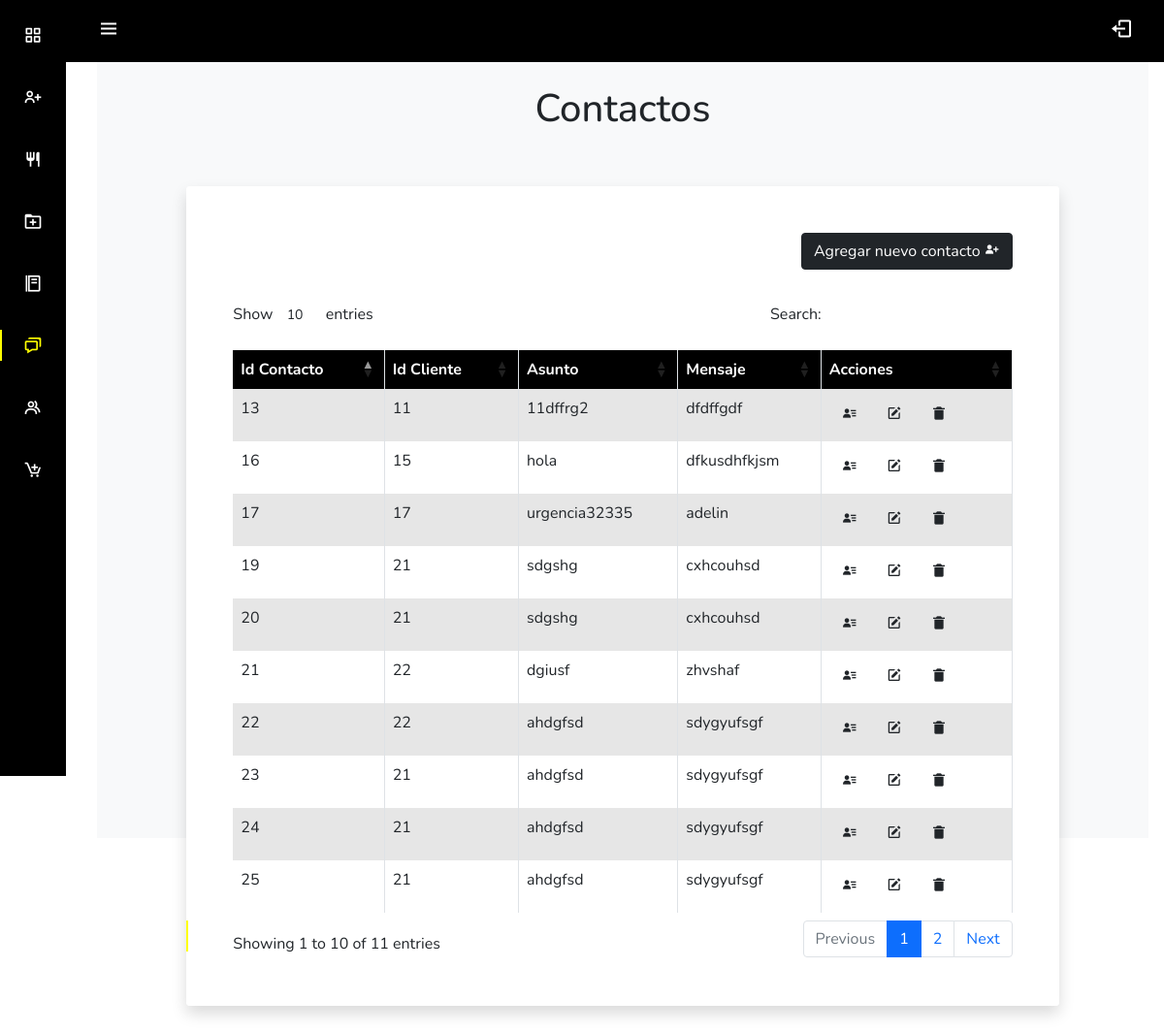
Page /dashboard/contactos.php (signed in) on the committed database.
### tables this page shows
CREATE TABLE `contactos` (
  `IdContacto` int(11) NOT NULL,
  `IdCliente` int(11) NOT NULL,
  `asunto` varchar(50) NOT NULL,
  `mensaje` text NOT NULL
);

### dashboard/contactos.php (the view, shortened to what this page needs)
<!DOCTYPE html>
<html lang="en">
    <head>
        <link rel="stylesheet" href="https://cdn.jsdelivr.net/npm/bootstrap@5.0.0-beta1/dist/css/bootstrap.min.css">
        <link rel="stylesheet" href="https://cdn.jsdelivr.net/npm/boxicons@latest/css/boxicons.min.css"> </script>
        <link rel="stylesheet" href="css/dashboard.css">
        <link href="../css/style.css" rel="stylesheet">
        <link rel="stylesheet" href="https://cdn.datatables.net/1.10.19/css/dataTables.bootstrap4.min.css">
    </head>
    <body id="body-pd">
        <header class="header" id="header">
            <div class="header_toggle"> <i class='bx bx-menu' id="header-toggle"></i> </div>
            <div> <a class="header_toggle" href="../funciones/cerrarSesion.php"> <i class='bx bx-log-out'></i> </a> </div>
        </header>
        <div class="l-navbar" id="nav-bar">
            <nav class="nav">
                <div>
                    <div class="nav_list">
                        <a href="index.php" class="nav_link"> <i class='bx bx-grid-alt nav_icon'></i> <span class="nav_name">Dashboard</span> </a>
                        <a href="usuarios.php" class="nav_link"> <i class='bx bx-user-plus nav_icon'></i> <span class="nav_name">Administradores</span> </a>
                        <a href="productos.php" class="nav_link"> <i class='bx bx-restaurant nav_icon'></i> <span class="nav_name">Productos</span> </a>
                        <a href="categorias.php" class="nav_link"> <i class='bx bx-folder-plus nav_icon'></i> <span class="nav_name">Categorias</span> </a>
                        <a href="reservas.php" class="nav_link"> <i class='bx bx-food-menu nav_icon'></i> <span class="nav_name">Reservas</span> </a>
                        <a href="contactos.php" class="nav_link active"> <i class='bx bx-chat nav_icon'></i> <span class="nav_name">Contactos</span> </a>
                        <a href="clientes.php" class="nav_link"> <i class='bx bx-group nav_icon'></i> <span class="nav_name">Clientes</span> </a>
                        <a href="ordenes.php" class="nav_link"> <i class='bx bx-cart-add nav_icon'></i> <span class="nav_name">Ordenes</span> </a>
                    </div>
                </div>
            </nav>
        </div>
        <div class="height-100 bg-light">
            <br>
            <h1 class="text-center color-white"> Contactos </h1>
            <div class="row py-5">
                <div class="col-lg-10 mx-auto">
                    <div class="card rounded shadow border-0">
                        <div class="card-body p-5 bg-white rounded">
                            <div class="text-end mb-3">
                            <a class="btn btn-dark text-white btn-add" href="#">
                                Agregar nuevo contacto <i class='bx bxs-user-plus text-white'></i>
                            </a>
                            </div>
                            <div class="table-responsive">
                                <table id="example" style="width:100%" class="table table-striped table-bordered">
                                    <thead class="text-center" style="background-color: black; color:white;">
                                        <tr>
                                            <th>Id Contacto</th>
                                            <th>Id Cliente</th>
                                            <th>Asunto</th>
                                            <th>Mensaje</th>
                                            <th>Acciones</th>
                                        </tr>
                                    </thead>
                                    <tbody>
                                        <?php
                                            $conexion=$GLOBALS['conex'];
                                            $SQL=mysqli_query($conexion,"SELECT contactos.IdContacto, contactos.IdCliente, contactos.asunto, contactos.mensaje FROM contactos");
                                            while($fila=mysqli_fetch_assoc($SQL)):
                                        ?>
                                        <tr>
                                            <td><?php echo $fila['IdContacto']; ?></td>
                                            <td><?php echo $fila['IdCliente']; ?></td>
                                            <td><?php echo $fila['asunto']; ?></td>
                                            <td><?php echo $fila['mensaje']; ?></td>
                                            <td>
                                                <a class="btn btn-view" href="#" data-id="<?php echo $fila['IdContacto']?>" >
                                                    <i class='bx bxs-user-detail'></i>
                                                </a>
                                                <a class="btn btn-edit" href="#" data-id="<?php echo $fila['IdContacto']?>">
                                                    <i class='bx bxs-edit'></i>
                                                </a>
                                                <a class="btn btn-del" href="#" data-id="<?php echo $fila['IdContacto']?>"> <i class='bx bxs-trash-alt'></i> </a>
                                            </td>
                                        </tr>
                                        <?php endwhile;?>
                                    </tbody>
                                </table>
                            </div>
                        </div>
                    </div>
                </div>
            </div>
        </div>
    </body>
</html>

### dashboard/css/dashboard.css (style rules this page uses)
:root { --header-height: 3rem; --nav-width: 68px; --first-color: #000000; --first-color-light: #ffffff; --white-color: #ffffff; --body-font: 'Nunito', sans-serif; --normal-font-size: 1rem; --z-fixed: 100 }
*,::before,::after { box-sizing: border-box }
body { position: relative;margin: var(--header-height) 0 0 0;padding: 0 1rem;font-family: var(--body-font);font-size: var(--normal-font-size);transition: .5s }
a { text-decoration: none }
.header { width: 100%; height: var(--header-height); position: fixed; top: 0; left: 0; display: flex; align-items: center; justify-content: space-between; padding: 0 1rem; background-color: #000000; z-index: var(--z-fixed); transition: .5s }
.header_toggle { color: white; font-size: 1.5rem; cursor: pointer }
.l-navbar { position: fixed; top: 0;left: -30%; width: var(--nav-width); height: 100vh; background-color: var(--first-color); padding: .5rem 1rem 0 0; transition: .5s; z-index: var(--z-fixed) }
.nav { height: 100%; display: flex; flex-direction: column; justify-content: space-between; overflow: hidden }
.nav_link { display: grid; grid-template-columns: max-content max-content; align-items: center; column-gap: 1rem; padding: .5rem 0 .5rem 1.5rem }
.nav_link { position: relative; color: var(--first-color-light); margin-bottom: 1.5rem; transition: .3s }
.nav_icon { font-size: 1.25rem; }
.active { color: yellow }
.active::before { content: ''; position: absolute; left: 0;width: 2px; height: 32px; background-color: yellow; }
.height-100 { height:100vh }
@media screen and (min-width: 768px) { body { margin: calc(var(--header-height) + 1rem) 0 0 0; padding-left: calc(var(--nav-width) + 2rem) } }
@media screen and (min-width: 768px) { .header { height: calc(var(--header-height) + 1rem); padding: 0 2rem 0 calc(var(--nav-width) + 2rem) } }
@media screen and (min-width: 768px) { .l-navbar { left: 0;padding: 1rem 1rem 0 0 } }

### rows in the picture
contactos: IdContacto "13", IdCliente "11", asunto "11dffrg2", mensaje "dfdffgdf"
contactos: IdContacto "16", IdCliente "15", asunto "hola", mensaje "dfkusdhfkjsm"
contactos: IdContacto "17", IdCliente "17", asunto "urgencia32335", mensaje "adelin"
contactos: IdContacto "19", IdCliente "21", asunto "sdgshg", mensaje "cxhcouhsd"
contactos: IdContacto "20", IdCliente "21", asunto "sdgshg", mensaje "cxhcouhsd"
contactos: IdContacto "21", IdCliente "22", asunto "dgiusf", mensaje "zhvshaf"
contactos: IdContacto "22", IdCliente "22", asunto "ahdgfsd", mensaje "sdygyufsgf"
contactos: IdContacto "23", IdCliente "21", asunto "ahdgfsd", mensaje "sdygyufsgf"
contactos: IdContacto "24", IdCliente "21", asunto "ahdgfsd", mensaje "sdygyufsgf"
contactos: IdContacto "25", IdCliente "21", asunto "ahdgfsd", mensaje "sdygyufsgf"
